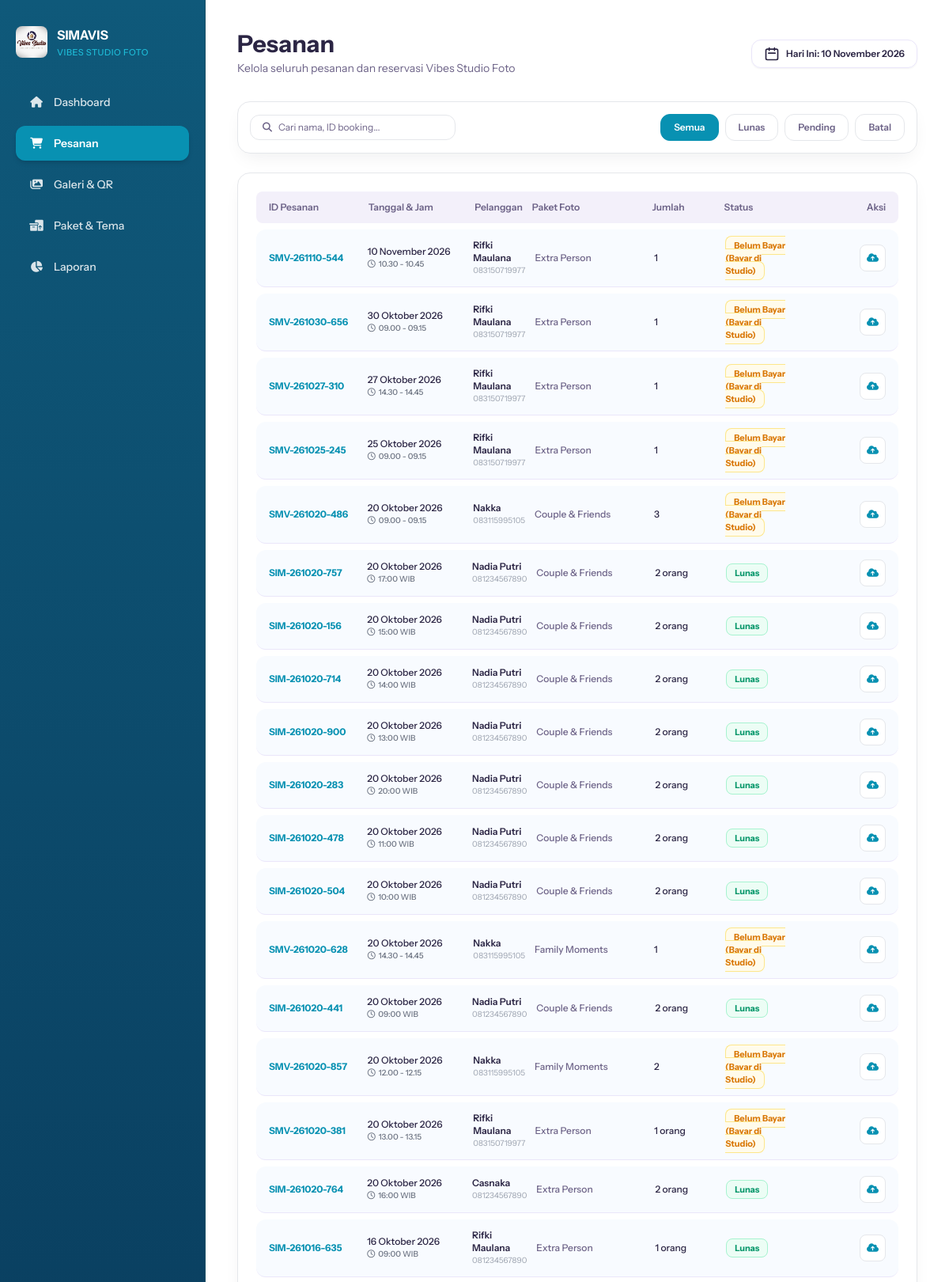
The app's page /staf/pesanan.php (signed in, upper part) with its own data.
### tables this page shows
CREATE TABLE `booking` (
  `id` int(11) NOT NULL,
  `id_pelanggan` int(11) DEFAULT 1,
  `nama_lengkap` varchar(100) NOT NULL,
  `no_whatsapp` varchar(20) NOT NULL,
  `email` varchar(100) DEFAULT NULL,
  `jumlah_peserta` varchar(20) NOT NULL,
  `nama_paket` varchar(100) NOT NULL,
  `harga_paket` int(11) NOT NULL,
  `biaya_tambahan` int(11) DEFAULT 0,
  `total_harga` int(11) NOT NULL,
  `tanggal_sesi` date NOT NULL,
  `jam_sesi` varchar(50) NOT NULL,
  `kode_booking` varchar(50) NOT NULL,
  `status_pembayaran` varchar(50) DEFAULT 'Lunas',
  `status_sesi` enum('Mendatang','Selesai','Batal') DEFAULT 'Mendatang',
  `created_at` timestamp NOT NULL DEFAULT current_timestamp(),
  `rating` int(11) DEFAULT 0,
  `ulasan` text DEFAULT NULL
);

### staf/pesanan.php (the view, shortened to what this page needs)
<?php
include '../koneksi.php';
function formatTanggalIndo($tanggal) {
    $bulan = [
        1 => 'Januari', 'Februari', 'Maret', 'April', 'Mei', 'Juni',
        'Juli', 'Agustus', 'September', 'Oktober', 'November', 'Desember'
    ];
    $split = explode('-', date('Y-m-d', strtotime($tanggal)));
    return $split[2] . ' ' . $bulan[(int)$split[1]] . ' ' . $split[0];
}
$search = isset($_GET['search']) ? trim($_GET['search']) : '';
$status_filter = isset($_GET['status']) ? trim($_GET['status']) : '';
$sql_where = "";
$query_pesanan = "SELECT * FROM booking $sql_where ORDER BY id DESC";
$res_pesanan = mysqli_query($conn, $query_pesanan);
?>
<!DOCTYPE html>
<html lang="id">
<head>
  <link rel="stylesheet" href="https://cdnjs.cloudflare.com/ajax/libs/font-awesome/6.4.0/css/all.min.css">
  <script src="https://cdn.tailwindcss.com"></script>
</head>
<body class="bg-[#F8FAFC] flex h-screen w-screen overflow-hidden">
  <aside class="w-[260px] h-full flex-shrink-0 p-5 pt-8 pb-8 flex flex-col justify-between items-start border-r border-[#164E63]"
         style="background: linear-gradient(180deg, #0F597A 0%, #0A4061 60%, #082E4D 100%);">
    <div class="w-full flex flex-col justify-start items-start gap-8">
      <div class="flex justify-start items-center gap-3">
        <img src="../user/asset/logo.jpeg" alt="Logo SIMAVIS" class="w10 h-10 rounded-lg object-cover shadow-xs" />
        <div class="flex flex-col justify-start items-start gap-0.5">
          <div class="text-white text-base font-bold">SIMAVIS</div>
          <div class="text-[#22D3EE]/80 text-[11px] font-medium uppercase tracking-wider">Vibes Studio Foto</div>
        </div>
      </div>
      <nav class="w-full flex flex-col gap-2">
            <a href="dashboard.php" class="w-full px-4 py-3 rounded-xl flex justify-start items-center gap-3 text-white/85 hover:bg-white/10 transition-colors font-medium text-sm">
                <i class="fa-solid fa-house w-5 text-center"></i>
                <span class="flex-1">Dashboard</span>
            </a>
            <a href="pesanan.php" class="w-full px-4 py-3 bg-[#0891B2] rounded-xl flex justify-start items-center gap-3 text-white font-semibold text-sm shadow-md">
                <i class="fa-solid fa-cart-shopping w-5 text-center"></i>
                <span class="flex-1">Pesanan</span>
            </a>
            <a href="galeri.php" class="w-full px-4 py-3 rounded-xl flex justify-start items-center gap-3 text-white/85 hover:bg-white/10 transition-colors font-medium text-sm">
                <i class="fa-solid fa-images w-5 text-center"></i>
                <span class="flex-1">Galeri & QR</span>
            </a>
            <a href="paket.php" class="w-full px-4 py-3 rounded-xl flex justify-start items-center gap-3 text-white/85 hover:bg-white/10 transition-colors font-medium text-sm">
            <i class="fa-solid fa-boxes-packing w-5 text-center"></i>
            <span class="flex-1">Paket & Tema</span>
            </a>
            <a href="laporan.php" class="w-full px-4 py-3 rounded-xl flex justify-start items-center gap-3 text-white/85 hover:bg-white/10 transition-colors font-medium text-sm">
                <i class="fa-solid fa-chart-pie w-5 text-center"></i>
                <span class="flex-1">Laporan</span>
            </a>
        </nav>
    </div>
  </aside>
  <main class="flex-1 h-full flex flex-col min-w-0 overflow-hidden bg-white">
    <div class="flex-1 overflow-y-auto p-8 lg:p-10 flex flex-col gap-6 custom-scrollbar">
      <div class="flex justify-between items-center w-full pb-2">
        <div class="flex flex-col gap-1">
          <h1 class="text-[#2B2544] text-2xl lg:text-[30px] font-bold">Pesanan</h1>
          <p class="text-[#6C6287] text-sm font-normal">Kelola seluruh pesanan dan reservasi Vibes Studio Foto</p>
        </div>
        <div class="flex items-center gap-3">
          <div class="px-4 py-2 bg-white shadow-sm rounded-xl outline outline-1 outline-[#EAE6FA] -outline-offset-1 flex items-center gap-2">
            <svg class="w-5 h-5 text-[#2B2544] shrink-0" fill="none" viewBox="0 0 24 24" stroke="currentColor">
                <path stroke-linecap="round" stroke-linejoin="round" stroke-width="2" d="M8 7V3m8 4V3m-9 8h10M5 21h14a2 2 0 002-2V7a2 2 0 00-2-2H5a2 2 0 00-2 2v12a2 2 0 002 2z"/>
            </svg>
            <span class="text-[#2B2544] text-xs font-semibold">Hari Ini: <?= formatTanggalIndo(date('Y-m-d')); ?></span>
          </div>
        </div>
      </div>
      <form method="GET" action="" class="p-4 bg-white shadow-[0px_10px_24px_-8px_rgba(15,23,42,0.08)] rounded-2xl outline outline-1 outline-[#E5E7EB] -outline-offset-1 flex flex-wrap justify-between items-center gap-4">
        <div class="flex items-center gap-4 flex-wrap">
          <div class="w-[260px] px-4 py-2 bg-white rounded-xl outline outline-1 outline-[#E5E7EB] -outline-offset-1 flex items-center gap-2 focus-within:outline-[#0891B2]">
            <i class="fa-solid fa-magnifying-glass text-[#6C6287] text-xs"></i>
            <input type="text" name="search" value="<?= htmlspecialchars($search); ?>" placeholder="Cari nama, ID booking..." class="w-full text-xs text-[#2B2544] placeholder-[#6C6287] bg-transparent focus:outline-none" />
          </div>
        </div>
        <div class="flex items-center gap-2">
          <a href="pesanan.php?status=Semua<?= !empty($search) ? '&search='.urlencode($search) : ''; ?>"
             class="px-4 py-2 font-semibold text-xs rounded-xl border transition-colors <?= (empty($status_filter) || $status_filter === 'Semua') ? 'bg-[#0891B2] text-white border-[#0891B2]' : 'bg-white text-[#6C6287] border-[#E5E7EB] hover:bg-gray-50'; ?>">Semua</a>
          <a href="pesanan.php?status=Lunas<?= !empty($search) ? '&search='.urlencode($search) : ''; ?>"
             class="px-4 py-2 font-semibold text-xs rounded-xl border transition-colors <?= ($status_filter === 'Lunas') ? 'bg-emerald-600 text-white border-emerald-600' : 'bg-white text-[#6C6287] border-[#E5E7EB] hover:bg-gray-50'; ?>">Lunas</a>
          <a href="pesanan.php?status=Pending<?= !empty($search) ? '&search='.urlencode($search) : ''; ?>"
             class="px-4 py-2 font-semibold text-xs rounded-xl border transition-colors <?= ($status_filter === 'Pending') ? 'bg-amber-500 text-white border-amber-500' : 'bg-white text-[#6C6287] border-[#E5E7EB] hover:bg-gray-50'; ?>">Pending</a>
          <a href="pesanan.php?status=Batal<?= !empty($search) ? '&search='.urlencode($search) : ''; ?>"
             class="px-4 py-2 font-semibold text-xs rounded-xl border transition-colors <?= ($status_filter === 'Batal') ? 'bg-rose-600 text-white border-rose-600' : 'bg-white text-[#6C6287] border-[#E5E7EB] hover:bg-gray-50'; ?>">Batal</a>
        </div>
      </form>
      <div class="p-6 bg-white shadow-[0px_10px_24px_-8px_rgba(15,23,42,0.08)] rounded-2xl outline outline-1 outline-[#E5E7EB] -outline-offset-1 flex flex-col gap-2 overflow-x-auto custom-scrollbar">
        <div class="px-4 py-3 bg-[#F3F0FA] rounded-lg flex items-center gap-3 text-xs font-semibold text-[#6C6287] min-w-[750px]">
          <div class="w-[130px]">ID Pesanan</div>
          <div class="w-[140px]">Tanggal & Jam</div>
          <div class="flex-1">Pelanggan</div>
          <div class="w-[160px]">Paket Foto</div>
          <div class="w-[90px]">Jumlah</div>
          <div class="w-[100px]">Status</div>
          <div class="w-[120px] text-right">Aksi</div>
        </div>
        <?php if ($res_pesanan && mysqli_num_rows($res_pesanan) > 0) :
            while ($row = mysqli_fetch_assoc($res_pesanan)) :
                $id_b        = $row['id'];
                $kode        = $row['kode_booking'] ?? ('BOOK-'.$id_b);
                $nama_p      = $row['nama_lengkap'] ?? 'Pelanggan';
                $wa          = $row['no_whatsapp'] ?? '-';
                $tgl         = formatTanggalIndo($row['tanggal_sesi'] ?? date('Y-m-d'));
                $jam         = $row['jam_sesi'] ?? '10:00';
                $paket       = $row['nama_paket'] ?? 'Studio Photo';
                $peserta     = $row['jumlah_peserta'] ?? '2 orang';
                $status      = $row['status_pembayaran'] ?? 'Pending';
                $badge_class = 'bg-amber-50 text-amber-600 border-amber-200';
                if ($status === 'Lunas') {
                    $badge_class = 'bg-emerald-50 text-emerald-600 border-emerald-200';
                } elseif ($status === 'Batal') {
                    $badge_class = 'bg-rose-50 text-rose-600 border-rose-200';
                }
        ?>
        <div class="px-4 py-3 bg-[#F8FBFF] border-b border-[#EAE6FA] rounded-xl flex items-center gap-3 text-xs min-w-[750px] hover:bg-gray-50 transition-colors">
          <div class="w-[130px] font-bold text-[#0891B2]"><?= htmlspecialchars($kode); ?></div>
          <div class="w-[140px] text-[#2B2544] font-medium">
            <div><?= $tgl; ?></div>
            <div class="text-[10px] text-gray-500"><i class="fa-regular fa-clock mr-1"></i><?= htmlspecialchars($jam); ?></div>
          </div>
          <div class="flex-1 font-semibold text-[#2B2544]">
            <div><?= htmlspecialchars($nama_p); ?></div>
            <div class="text-[10px] text-gray-400 font-normal"><?= htmlspecialchars($wa); ?></div>
          </div>
          <div class="w-[160px] text-[#6C6287] truncate font-medium"><?= htmlspecialchars($paket); ?></div>
          <div class="w-[90px] text-[#2B2544] font-medium"><?= htmlspecialchars($peserta); ?></div>
          <div class="w-[100px]">
            <span class="px-2.5 py-1 rounded-lg text-[11px] font-bold border <?= $badge_class; ?>">
              <?= htmlspecialchars($status); ?>
            </span>
          </div>
          <div class="w-[120px] text-right flex items-center justify-end gap-2">
            <a href="UnggahFoto.php?id_booking=<?= $id_b; ?>" title="Unggah Foto Sesi" class="p-2 bg-white border border-gray-200 text-[#0891B2] hover:bg-[#0891B2] hover:text-white rounded-lg transition-colors shadow-xs">
              <i class="fa-solid fa-cloud-arrow-up"></i>
            </a>
          </div>
        </div>
        <?php
            endwhile;
        else :
        ?>
        <div class="p-8 text-center text-xs text-gray-400 bg-gray-50 rounded-xl border border-dashed my-2">
          Belum ada data pesanan yang tercatat dalam sistem.
        </div>
        <?php endif; ?>
      </div>
    </div>
  </main>
</body>
</html>

### staf/pesanan.php (style rules this page uses)
body { font-family: 'Instrument Sans', sans-serif; }

### records on screen
booking: kode_booking "SMV-261110-544", tanggal_sesi "10 November 2026", jam_sesi "10.30 - 10.45", nama_lengkap "Rifki Maulana", no_whatsapp "083150719977", nama_paket "Extra Person", jumlah_peserta "1", status_pembayaran "Belum Bayar (Bayar di Studio)"
booking: kode_booking "SMV-261030-656", tanggal_sesi "30 Oktober 2026", jam_sesi "09.00 - 09.15", nama_lengkap "Rifki Maulana", no_whatsapp "083150719977", nama_paket "Extra Person", jumlah_peserta "1", status_pembayaran "Belum Bayar (Bayar di Studio)"
booking: kode_booking "SMV-261027-310", tanggal_sesi "27 Oktober 2026", jam_sesi "14.30 - 14.45", nama_lengkap "Rifki Maulana", no_whatsapp "083150719977", nama_paket "Extra Person", jumlah_peserta "1", status_pembayaran "Belum Bayar (Bayar di Studio)"
booking: kode_booking "SMV-261025-245", tanggal_sesi "25 Oktober 2026", jam_sesi "09.00 - 09.15", nama_lengkap "Rifki Maulana", no_whatsapp "083150719977", nama_paket "Extra Person", jumlah_peserta "1", status_pembayaran "Belum Bayar (Bayar di Studio)"
booking: kode_booking "SMV-261020-486", tanggal_sesi "20 Oktober 2026", jam_sesi "09.00 - 09.15", nama_lengkap "Nakka", no_whatsapp "083115995105", nama_paket "Couple & Friends", jumlah_peserta "3", status_pembayaran "Belum Bayar (Bayar di Studio)"
booking: kode_booking "SIM-261020-757", tanggal_sesi "20 Oktober 2026", jam_sesi "17:00 WIB", nama_lengkap "Nadia Putri", no_whatsapp "081234567890", nama_paket "Couple & Friends", jumlah_peserta "2 orang", status_pembayaran "Lunas"
booking: kode_booking "SIM-261020-156", tanggal_sesi "20 Oktober 2026", jam_sesi "15:00 WIB", nama_lengkap "Nadia Putri", no_whatsapp "081234567890", nama_paket "Couple & Friends", jumlah_peserta "2 orang", status_pembayaran "Lunas"
booking: kode_booking "SIM-261020-714", tanggal_sesi "20 Oktober 2026", jam_sesi "14:00 WIB", nama_lengkap "Nadia Putri", no_whatsapp "081234567890", nama_paket "Couple & Friends", jumlah_peserta "2 orang", status_pembayaran "Lunas"
booking: kode_booking "SIM-261020-900", tanggal_sesi "20 Oktober 2026", jam_sesi "13:00 WIB", nama_lengkap "Nadia Putri", no_whatsapp "081234567890", nama_paket "Couple & Friends", jumlah_peserta "2 orang", status_pembayaran "Lunas"
booking: kode_booking "SIM-261020-283", tanggal_sesi "20 Oktober 2026", jam_sesi "20:00 WIB", nama_lengkap "Nadia Putri", no_whatsapp "081234567890", nama_paket "Couple & Friends", jumlah_peserta "2 orang", status_pembayaran "Lunas"
booking: kode_booking "SIM-261020-478", tanggal_sesi "20 Oktober 2026", jam_sesi "11:00 WIB", nama_lengkap "Nadia Putri", no_whatsapp "081234567890", nama_paket "Couple & Friends", jumlah_peserta "2 orang", status_pembayaran "Lunas"
booking: kode_booking "SIM-261020-504", tanggal_sesi "20 Oktober 2026", jam_sesi "10:00 WIB", nama_lengkap "Nadia Putri", no_whatsapp "081234567890", nama_paket "Couple & Friends", jumlah_peserta "2 orang", status_pembayaran "Lunas"
booking: kode_booking "SMV-261020-628", tanggal_sesi "20 Oktober 2026", jam_sesi "14.30 - 14.45", nama_lengkap "Nakka", no_whatsapp "083115995105", nama_paket "Family Moments", jumlah_peserta "1", status_pembayaran "Belum Bayar (Bayar di Studio)"
booking: kode_booking "SIM-261020-441", tanggal_sesi "20 Oktober 2026", jam_sesi "09:00 WIB", nama_lengkap "Nadia Putri", no_whatsapp "081234567890", nama_paket "Couple & Friends", jumlah_peserta "2 orang", status_pembayaran "Lunas"
booking: kode_booking "SMV-261020-857", tanggal_sesi "20 Oktober 2026", jam_sesi "12.00 - 12.15", nama_lengkap "Nakka", no_whatsapp "083115995105", nama_paket "Family Moments", jumlah_peserta "2", status_pembayaran "Belum Bayar (Bayar di Studio)"
booking: kode_booking "SMV-261020-381", tanggal_sesi "20 Oktober 2026", jam_sesi "13.00 - 13.15", nama_lengkap "Rifki Maulana", no_whatsapp "083150719977", nama_paket "Extra Person", jumlah_peserta "1 orang", status_pembayaran "Belum Bayar (Bayar di Studio)"
booking: kode_booking "SIM-261020-764", tanggal_sesi "20 Oktober 2026", jam_sesi "16:00 WIB", nama_lengkap "Casnaka", no_whatsapp "081234567890", nama_paket "Extra Person", jumlah_peserta "2 orang", status_pembayaran "Lunas"
booking: kode_booking "SIM-261016-635", tanggal_sesi "16 Oktober 2026", jam_sesi "09:00 WIB", nama_lengkap "Rifki Maulana", no_whatsapp "081234567890", nama_paket "Extra Person", jumlah_peserta "1 orang", status_pembayaran "Lunas"
